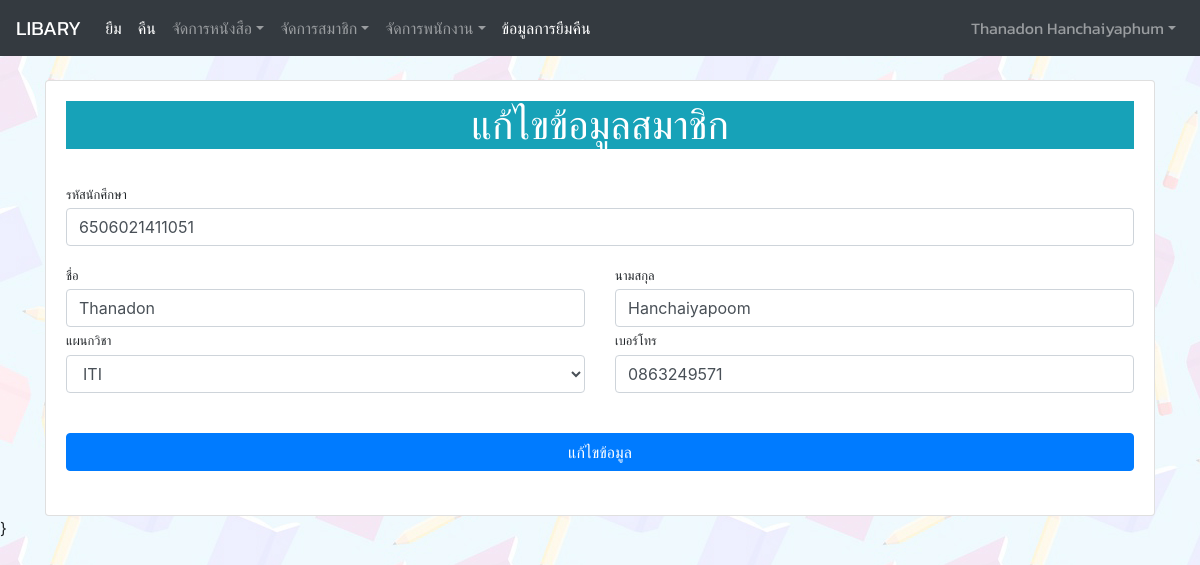
The app's page /admin/edit_mem.php?id_mem=6506021411051 (signed in) with its own data.
### tables this page shows
CREATE TABLE `staff` (
  `id_staff` tinyint(3) UNSIGNED ZEROFILL NOT NULL,
  `name_staff` varchar(60) NOT NULL,
  `lname_staff` varchar(40) NOT NULL,
  `id_stype` tinyint(2) NOT NULL,
  `username` varchar(50) NOT NULL,
  `password` int(11) NOT NULL
);

CREATE TABLE `member` (
  `id_mem` varchar(13) NOT NULL,
  `name_mem` varchar(60) NOT NULL,
  `lname_mem` varchar(40) NOT NULL,
  `id_department` tinyint(2) UNSIGNED ZEROFILL NOT NULL,
  `phone_num` int(10) UNSIGNED ZEROFILL NOT NULL
);

CREATE TABLE `department` (
  `id_department` tinyint(2) UNSIGNED ZEROFILL NOT NULL,
  `department` varchar(60) NOT NULL
);

### admin/edit_mem.php (the view, shortened to what this page needs)
<?php
include('../condb.php');
$id_mem = $_GET['id_mem'];
$memm ="SELECT * FROM member WHERE id_mem='$id_mem'" or die("Error:" . mysqli_error());
$mem = mysqli_query($con, $memm);
$m = mysqli_fetch_array($mem);
$mee=$m["id_department"];
$dep2  ="SELECT * FROM department WHERE id_department ='$mee'" or die("Error:" . mysqli_error());
$depp2 = mysqli_query($con, $dep2);
$dd = mysqli_fetch_array($depp2);
?>
<!doctype html>
<html lang="en">
  <head>
    <link rel="stylesheet" href="https://cdn.jsdelivr.net/npm/bootstrap@4.5.3/dist/css/bootstrap.min.css">
    <link rel="stylesheet" href="../stly.css">
    <link href="https://cdn.datatables.net/1.10.22/css/jquery.dataTables.min.css" rel="stylesheet">
  </head>
  <body>
   <?php include 'admin_nav.php'?>
   <br>
   <div class="container">
     <div class="card">
        <div class="card-body">
        <h1 class="text-center bg-info text-white">แก้ไขข้อมูลสมาชิก</h1>
    <form action="../check/update_mem.php" method="post" name="form1" id="form1">
      <br>
      <div class="form-group">
        <label class="small mb-1" for="inputPassword">รหัสนักศึกษา</label>
       <input class="form-control" id="id_memn" name="id_memn" pattern="[0-9]+" type="tel" maxlength="13" minlength="13"value="<?php echo $m["id_mem"]?>" required />
    </div>
  <div class="row">
    <div class="col">
    <label class="small mb-1" for="inputPassword">ชื่อ</label>
       <input class="form-control" id="name_mem" name="name_mem"  type="text" value="<?php echo $m["name_mem"]?>" required />
    </div>
    <div class="col">
    <label class="small mb-1" for="inputPassword">นามสกุล</label>
    <input class="form-control" id="lname_mem" name="lname_mem"  type="text" value="<?php echo $m["lname_mem"]?>" required />
    </div>
  </div>
  <div class="row">
    <div class="col">
    <div class="form-group">
    					<label class="small mb-1"  for="exampleInputEmail1">แผนกวิชา</label>
    					<select class="form-control select2" name="id_department">
                        <option value="<?php echo $m["id_department"]?>"><?php echo $dd["department"]?></option>
						</select>
  					</div>
    </div>
    <div class="col">
    <label class="small mb-1" for="inputPassword">เบอร์โทร</label>
    <input class="form-control" id="phone_num" name="phone_num" pattern="[0-9]+" type="tel" maxlength="10" minlength="10" value="<?php echo $m["phone_num"]?>" />
    </div>
  </div>
  <br>
  <button type="submit" class="btn btn-primary btn-block">แก้ไขข้อมูล</button>
</form>
<br>
    </div>
</div>
</div>
}
</body>
</html>

### admin/admin_nav.php (shortened to what this page needs)
<?php
include('../condb.php');
$id_staff = $_SESSION['id_staff'];
$query ="SELECT * FROM staff WHERE id_staff='$id_staff'" or die("Error:" . mysqli_error());
$result = mysqli_query($con, $query);
$row = mysqli_fetch_array($result);
?>
<nav class="sb-topnav navbar navbar-expand navbar-dark bg-dark ">
            <a class="navbar-brand" href="../admin/admin_page.php">LIBARY</a>
    <div class="collapse navbar-collapse" id="navbarSupportedContent">
    <ul class="navbar-nav mr-auto">
      <li class="nav-item active">
        <a class="nav-link" href="../admin/borrow.php">ยืม <span class="sr-only">(current)</span></a>
      </li>
      <li class="nav-item active">
        <a class="nav-link" href="../admin/return.php">คืน <span class="sr-only">(current)</span></a>
      </li>
      <li class="nav-item dropdown">
    <a class="nav-link dropdown-toggle" data-toggle="dropdown" href="#" role="button" aria-haspopup="true" aria-expanded="false">จัดการหนังสือ</a>
      </li>
      <li class="nav-item dropdown">
    <a class="nav-link dropdown-toggle" data-toggle="dropdown" href="#" role="button" aria-haspopup="true" aria-expanded="false">จัดการสมาชิก</a>
      </li>
      <li class="nav-item dropdown">
    <a class="nav-link dropdown-toggle" data-toggle="dropdown" href="#" role="button" aria-haspopup="true" aria-expanded="false">จัดการพนักงาน</a>
      </li>
      <li class="nav-item active">
        <a class="nav-link" href="../admin/report.php">ข้อมูลการยืมคืน <span class="sr-only">(current)</span></a>
      </li>
        </div>
            <ul class="navbar-nav ml-auto ml-md-0">
                <li class="nav-item dropdown">
                    <a class="nav-link dropdown-toggle" id="userDropdown" href="#" role="button" data-toggle="dropdown" aria-haspopup="true" aria-expanded="false"> <?php echo $row["name_staff"],"   ", $row["lname_staff"];?></a>
                </li>
            </ul>
        </nav>

### stly.css (style rules this page uses)
a,h5,h2,h3,h4,p,h1,li,ul,label { font-family: 'Kanit', sans-serif; }
body { background-image: url('img/bg.jpg'); }

### records on screen
staff: name_staff "Thanadon", lname_staff "Hanchaiyaphum"
member: name_mem "Thanadon", lname_mem "Hanchaiyapoom", phone_num "0863249571"
department: id_department "ITI"
